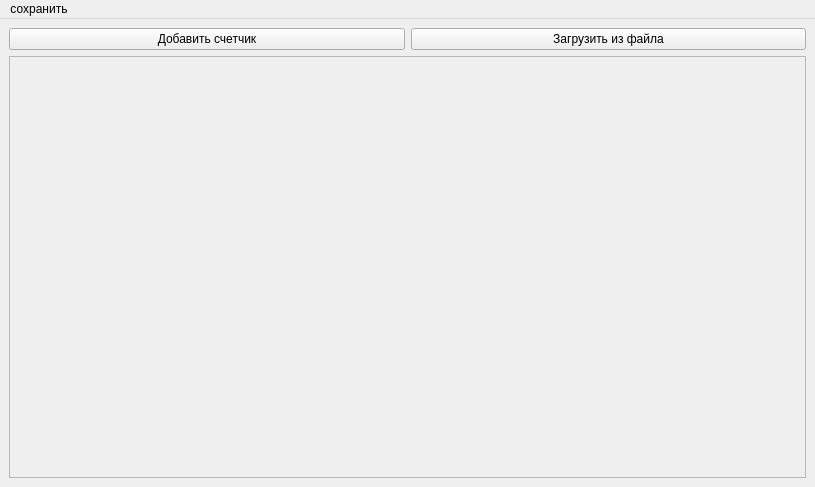
<?xml version="1.0" encoding="UTF-8"?>
<ui version="4.0">
 <class>MainWindow</class>
 <widget class="QMainWindow" name="MainWindow">
  <property name="geometry">
   <rect>
    <x>0</x>
    <y>0</y>
    <width>815</width>
    <height>487</height>
   </rect>
  </property>
  <property name="windowTitle">
   <string>Учет Счетчиков</string>
  </property>
  <widget class="QWidget" name="centralwidget">
   <layout class="QGridLayout" name="gridLayout">
    <item row="0" column="0">
     <layout class="QHBoxLayout" name="horizontalLayout">
      <item>
       <widget class="QPushButton" name="addBtn">
        <property name="text">
         <string>Добавить счетчик</string>
        </property>
       </widget>
      </item>
      <item>
       <widget class="QPushButton" name="loadBtn">
        <property name="text">
         <string>Загрузить из файла</string>
        </property>
       </widget>
      </item>
     </layout>
    </item>
    <item row="1" column="0">
     <widget class="QScrollArea" name="meterTableView">
      <property name="sizePolicy">
       <sizepolicy hsizetype="Expanding" vsizetype="Expanding">
        <horstretch>0</horstretch>
        <verstretch>1</verstretch>
       </sizepolicy>
      </property>
      <property name="minimumSize">
       <size>
        <width>400</width>
        <height>300</height>
       </size>
      </property>
      <property name="frameShape">
       <enum>QFrame::Shape::StyledPanel</enum>
      </property>
      <property name="verticalScrollBarPolicy">
       <enum>Qt::ScrollBarPolicy::ScrollBarAsNeeded</enum>
      </property>
      <property name="horizontalScrollBarPolicy">
       <enum>Qt::ScrollBarPolicy::ScrollBarAsNeeded</enum>
      </property>
     </widget>
    </item>
   </layout>
  </widget>
  <widget class="QMenuBar" name="menubar">
   <property name="geometry">
    <rect>
     <x>0</x>
     <y>0</y>
     <width>815</width>
     <height>24</height>
    </rect>
   </property>
   <widget class="QMenu" name="menu">
    <property name="title">
     <string>сохранить</string>
    </property>
    <addaction name="action"/>
    <addaction name="action_2"/>
   </widget>
   <addaction name="menu"/>
  </widget>
  <action name="action">
   <property name="text">
    <string>сохранить как</string>
   </property>
  </action>
  <action name="action_2">
   <property name="text">
    <string>сохранить</string>
   </property>
  </action>
 </widget>
 <resources/>
 <connections/>
</ui>
